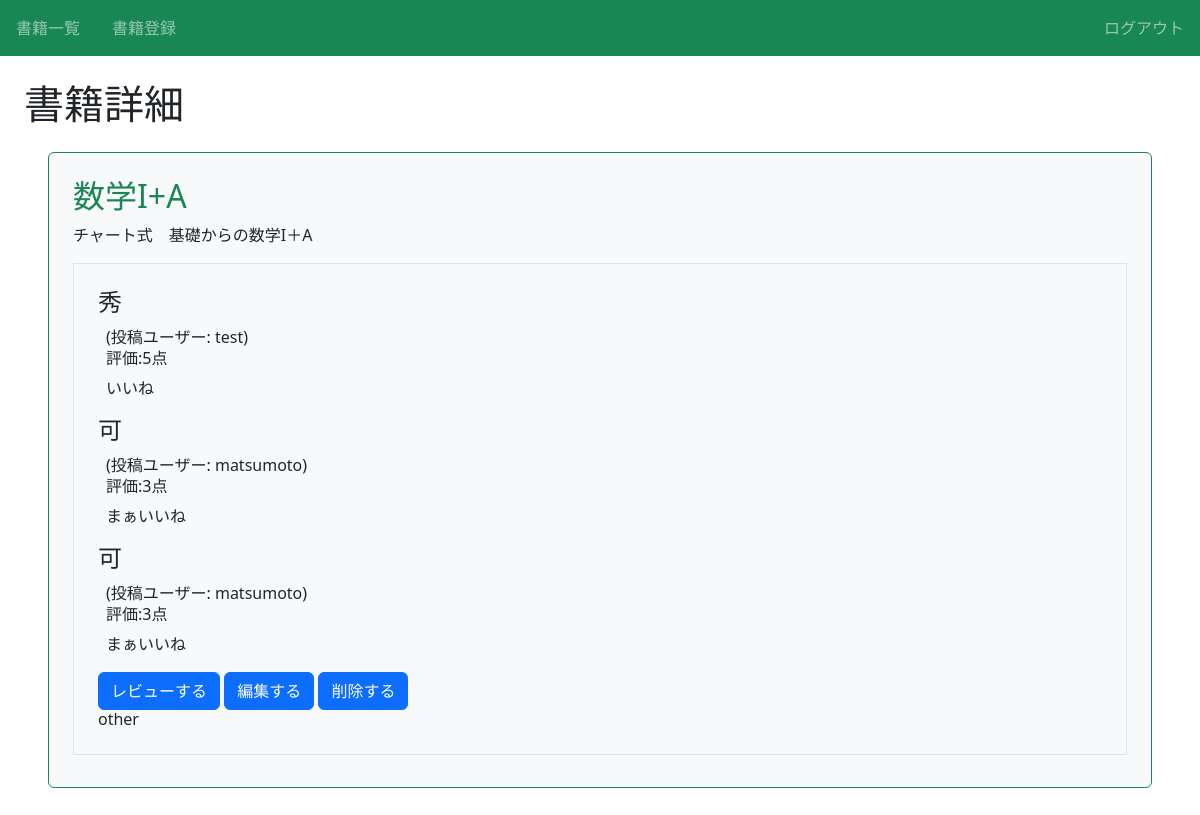
Screenshot of /book/6/detail/ (signed in) with the database file from the repository.
### book/models.py (models this page shows, shortened)
class Book(models.Model):
    title = models.CharField(max_length = 100)
    text = models.TextField()
    thumbnail = models.ImageField(null=True, blank=True)
    category = models.CharField(
        max_length = 100,
        choices = CATEGORY
    )
    user = models.ForeignKey('auth.User', on_delete=models.CASCADE)

class Review(models.Model):
    book = models.ForeignKey(Book, on_delete=models.CASCADE)
    title = models.CharField(max_length=100)
    text = models.TextField()
    rate = models.IntegerField(choices=RATE_CHOICES)
    user = models.ForeignKey('auth.User', on_delete=models.CASCADE)

### book/views.py (the view)
# urls.py: path('book/<int:pk>/detail/', views.DetailBookView.as_view(), name = 'detail-book'),
class DetailBookView(LoginRequiredMixin, DetailView):
    template_name = 'book/book_detail.html'
    model = Book

### book/templates/book/book_detail.html (shortened to what this page needs)
{% extends 'base.html' %}
{% block h1 %}書籍詳細{% endblock %}
{% block content %}
<div class="p-4 m-4 bg-light border border-success rounded">
  <h2 class = "text-success">{{ object.title }}</h2>
  <p>{{ object.text }}</p>
  <div class="border p-4 mb-2">
    {% for review in object.review_set.all %}
    <div>
      <h3 class="h4">{{ review.title }}</h3>
      <div class="px-2">
        <span>(投稿ユーザー: {{ review.user.username }})</span>
        <h6>評価:{{ review.rate }}点</h6>
        <p>{{ review.text }}</p>
      </div>
      {% endfor %}
    </div>
          <a href="{% url 'update-review' object.pk%}" class="btn btn-primary">レビューする</a>
          <a href="{% url 'update-book' object.pk %}" class="btn btn-primary">編集する</a>
          <a href="{% url 'delete-book' object.pk %}" class="btn btn-primary">削除する</a>
          <h6 class="card-title">{{ object.category }}</h6>
        </div>
    </div>
{% endblock content %}

### book/static/book/css/style.css (style rules this page uses)
a { text-decoration: none; }

### rows the page displays
Book: title "数学I+A", text "チャート式 基礎からの数学I＋A", category "other"
Review: title "秀", user.username "test", rate "5", text "いいね"
Review: title "可", user.username "matsumoto", rate "3", text "まぁいいね"
Review: title "可", user.username "matsumoto", rate "3", text "まぁいいね"
